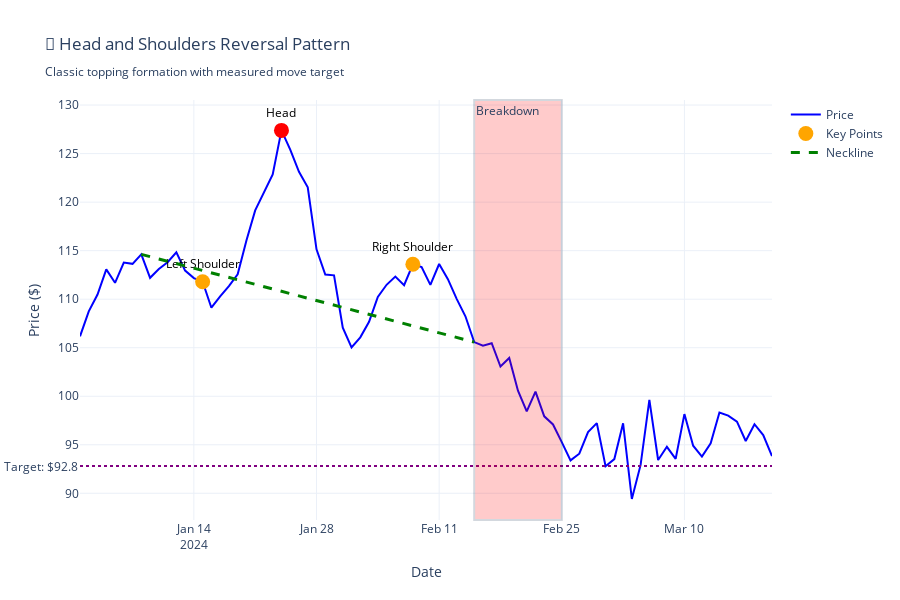

The code cell stored with this chart in its notebook:
### Code cell
# 2. HEAD AND SHOULDERS PATTERN - Classic Reversal Formation
def plot_head_and_shoulders():
    """Demonstrate Head and Shoulders reversal pattern"""
    
    fig = go.Figure()
    
    # Create data with H&S pattern
    np.random.seed(123)
    
    # Generate H&S structure
    days = 80
    dates = pd.date_range(start='2024-01-01', periods=days, freq='D')
    
    # Create the H&S pattern manually
    left_shoulder = 110 + 5 * np.sin(np.linspace(0, np.pi, 15))
    head_up = np.linspace(left_shoulder[-1], 125, 8)  # Up to head
    head_down = np.linspace(125, 105, 8)  # Down from head
    right_shoulder = 105 + 8 * np.sin(np.linspace(0, np.pi, 15))
    breakdown = np.linspace(right_shoulder[-1], 95, 10)  # Neckline break
    
    # Combine pattern parts
    hs_pattern = np.concatenate([
        [105], left_shoulder, head_up, head_down, right_shoulder, breakdown,
        95 + np.random.normal(0, 2, days - len(left_shoulder) - len(head_up) - len(head_down) - len(right_shoulder) - len(breakdown) - 1)
    ])
    
    # Ensure we have exactly 'days' points
    hs_pattern = hs_pattern[:days]
    
    # Add some noise
    hs_pattern += np.random.normal(0, 1, len(hs_pattern))
    
    # Plot the price pattern
    fig.add_trace(go.Scatter(
        x=dates,
        y=hs_pattern,
        mode='lines',
        name='Price',
        line=dict(color='blue', width=2)
    ))
    
    # Identify key points
    left_shoulder_peak = 14
    head_peak = 23
    right_shoulder_peak = 38
    neckline_left = 7
    neckline_right = 45
    
    # Mark key points
    key_points_x = [dates[left_shoulder_peak], dates[head_peak], dates[right_shoulder_peak]]
    key_points_y = [hs_pattern[left_shoulder_peak], hs_pattern[head_peak], hs_pattern[right_shoulder_peak]]
    
    fig.add_trace(go.Scatter(
        x=key_points_x,
        y=key_points_y,
        mode='markers+text',
        name='Key Points',
        marker=dict(size=15, color=['orange', 'red', 'orange']),
        text=['Left Shoulder', 'Head', 'Right Shoulder'],
        textposition=['top center', 'top center', 'top center'],
        textfont=dict(size=12, color='black')
    ))
    
    # Draw neckline
    neckline_y = [hs_pattern[neckline_left], hs_pattern[neckline_right]]
    neckline_x = [dates[neckline_left], dates[neckline_right]]
    
    fig.add_trace(go.Scatter(
        x=neckline_x,
        y=neckline_y,
        mode='lines',
        name='Neckline',
        line=dict(color='green', width=3, dash='dash')
    ))
    
    # Add volume bars (simplified)
    volumes = np.random.randint(1000000, 4000000, days)
    # Higher volume at breakdown
    volumes[50:60] *= 2
    
    # Add measured move target
    head_to_neckline = hs_pattern[head_peak] - np.mean(neckline_y)
    target_price = np.mean(neckline_y) - head_to_neckline
    
    fig.add_hline(
        y=target_price,
        line_dash="dot",
        line_color="purple",
        annotation_text=f"Target: ${target_price:.1f}",
        annotation_position="left"
    )
    
    # Highlight breakdown area
    fig.add_vrect(
        x0=dates[neckline_right], x1=dates[min(neckline_right + 10, len(dates)-1)],
        fillcolor="red", opacity=0.2,
        annotation_text="Breakdown", annotation_position="top left"
    )
    
    fig.update_layout(
        title='👤 Head and Shoulders Reversal Pattern<br><sub>Classic topping formation with measured move target</sub>',
        xaxis_title='Date',
        yaxis_title='Price ($)',
        template='plotly_white',
        height=600
    )
    
    return fig

hs_fig = plot_head_and_shoulders()
hs_fig.show()

print("👤 HEAD AND SHOULDERS PATTERN:")
print("=" * 45)
print("📊 STRUCTURE:")
print("• Left Shoulder: First peak with high volume")
print("• Head: Higher peak with often lower volume")  
print("• Right Shoulder: Lower peak, similar to left shoulder")
print("• Neckline: Support line connecting the two valleys")

print("\n🎯 TRADING RULES:")
print("✅ ENTRY: Break below neckline with volume")
print("🛑 STOP LOSS: Above right shoulder peak")
print("🎯 TARGET: Head-to-neckline distance projected down")
print("📊 VOLUME: Should increase on neckline break")

print("\n⚠️ CONFIRMATION SIGNALS:")
print("• Clean pattern formation over several weeks/months")
print("• Volume expansion on breakdown")
print("• Follow-through selling after break")
print("• Failed retest of neckline as resistance")

print("\n🔄 INVERSE HEAD AND SHOULDERS:")
print("• Same pattern but inverted (bottoming formation)")
print("• Entry above neckline break")
print("• Target measured upward from neckline")

### Figure 1 — Plotly figure (JSON) as saved in the notebook; plotly's stock layout.template omitted (floating-point values rounded to 4 significant figures)
{"data": [{"line": {"color": "blue", "width": 2}, "mode": "lines", "name": "Price", "type": "scatter", "x": ["2024-01-01T00:00:00.000000000", "2024-01-02T00:00:00.000000000", "2024-01-03T00:00:00.000000000", "2024-01-04T00:00:00.000000000", "2024-01-05T00:00:00.000000000", "2024-01-06T00:00:00.000000000", "2024-01-07T00:00:00.000000000", "2024-01-08T00:00:00.000000000", "2024-01-09T00:00:00.000000000", "2024-01-10T00:00:00.000000000", "2024-01-11T00:00:00.000000000", "2024-01-12T00:00:00.000000000", "2024-01-13T00:00:00.000000000", "2024-01-14T00:00:00.000000000", "2024-01-15T00:00:00.000000000", "2024-01-16T00:00:00.000000000", "2024-01-17T00:00:00.000000000", "2024-01-18T00:00:00.000000000", "2024-01-19T00:00:00.000000000", "2024-01-20T00:00:00.000000000", "2024-01-21T00:00:00.000000000", "2024-01-22T00:00:00.000000000", "2024-01-23T00:00:00.000000000", "2024-01-24T00:00:00.000000000", "2024-01-25T00:00:00.000000000", "2024-01-26T00:00:00.000000000", "2024-01-27T00:00:00.000000000", "2024-01-28T00:00:00.000000000", "2024-01-29T00:00:00.000000000", "2024-01-30T00:00:00.000000000", "2024-01-31T00:00:00.000000000", "2024-02-01T00:00:00.000000000", "2024-02-02T00:00:00.000000000", "2024-02-03T00:00:00.000000000", "2024-02-04T00:00:00.000000000", "2024-02-05T00:00:00.000000000", "2024-02-06T00:00:00.000000000", "2024-02-07T00:00:00.000000000", "2024-02-08T00:00:00.000000000", "2024-02-09T00:00:00.000000000", "2024-02-10T00:00:00.000000000", "2024-02-11T00:00:00.000000000", "2024-02-12T00:00:00.000000000", "2024-02-13T00:00:00.000000000", "2024-02-14T00:00:00.000000000", "2024-02-15T00:00:00.000000000", "2024-02-16T00:00:00.000000000", "2024-02-17T00:00:00.000000000", "2024-02-18T00:00:00.000000000", "2024-02-19T00:00:00.000000000", "2024-02-20T00:00:00.000000000", "2024-02-21T00:00:00.000000000", "2024-02-22T00:00:00.000000000", "2024-02-23T00:00:00.000000000", "2024-02-24T00:00:00.000000000", "2024-02-25T00:00:00.000000000", "2024-02-26T00:00:00.000000000", "2024-02-27T00:00:00.000000000", "2024-02-28T00:00:00.000000000", "2024-02-29T00:00:00.000000000", "2024-03-01T00:00:00.000000000", "2024-03-02T00:00:00.000000000", "2024-03-03T00:00:00.000000000", "2024-03-04T00:00:00.000000000", "2024-03-05T00:00:00.000000000", "2024-03-06T00:00:00.000000000", "2024-03-07T00:00:00.000000000", "2024-03-08T00:00:00.000000000", "2024-03-09T00:00:00.000000000", "2024-03-10T00:00:00.000000000", "2024-03-11T00:00:00.000000000", "2024-03-12T00:00:00.000000000", "2024-03-13T00:00:00.000000000", "2024-03-14T00:00:00.000000000", "2024-03-15T00:00:00.000000000", "2024-03-16T00:00:00.000000000", "2024-03-17T00:00:00.000000000", "2024-03-18T00:00:00.000000000", "2024-03-19T00:00:00.000000000", "2024-03-20T00:00:00.000000000"], "y": [106.2, 108.7, 110.5, 113.1, 111.7, 113.8, 113.6, 114.6, 112.2, 113.1, 113.8, 114.8, 112.9, 112.2, 111.8, 109.1, 110.3, 111.3, 112.6, 116.0, 119.1, 121.1, 122.8, 127.4, 125.4, 123.1, 121.5, 115.1, 112.5, 112.5, 107.1, 105.0, 106.1, 107.7, 110.2, 111.5, 112.3, 111.4, 113.6, 113.3, 111.5, 113.6, 112.1, 110.0, 108.2, 105.6, 105.2, 105.5, 103.1, 103.9, 100.6, 98.43, 100.5, 97.93, 97.1, 95.27, 93.39, 94.08, 96.31, 97.23, 92.79, 93.53, 97.22, 89.41, 92.93, 99.62, 93.43, 94.79, 93.54, 98.16, 94.9, 93.78, 95.16, 98.33, 98.01, 97.39, 95.39, 97.12, 96.0, 93.84]}, {"marker": {"color": ["orange", "red", "orange"], "size": 15}, "mode": "markers+text", "name": "Key Points", "text": ["Left Shoulder", "Head", "Right Shoulder"], "textfont": {"color": "black", "size": 12}, "textposition": ["top center", "top center", "top center"], "type": "scatter", "x": ["2024-01-15T00:00:00", "2024-01-24T00:00:00", "2024-02-08T00:00:00"], "y": [111.8, 127.4, 113.6]}, {"line": {"color": "green", "dash": "dash", "width": 3}, "mode": "lines", "name": "Neckline", "type": "scatter", "x": ["2024-01-08T00:00:00", "2024-02-15T00:00:00"], "y": [114.6, 105.6]}], "layout": {"annotations": [{"showarrow": false, "text": "Target: $92.8", "x": 0, "xanchor": "right", "xref": "x domain", "y": 92.81, "yanchor": "middle", "yref": "y"}, {"showarrow": false, "text": "Breakdown", "x": "2024-02-15T00:00:00", "xanchor": "left", "xref": "x", "y": 1, "yanchor": "top", "yref": "y domain"}], "height": 600, "shapes": [{"line": {"color": "purple", "dash": "dot"}, "type": "line", "x0": 0, "x1": 1, "xref": "x domain", "y0": 92.81, "y1": 92.81, "yref": "y"}, {"fillcolor": "red", "opacity": 0.2, "type": "rect", "x0": "2024-02-15T00:00:00", "x1": "2024-02-25T00:00:00", "xref": "x", "y0": 0, "y1": 1, "yref": "y domain"}], "title": {"text": "👤 Head and Shoulders Reversal Pattern<br><sub>Classic topping formation with measured move target</sub>"}, "xaxis": {"title": {"text": "Date"}}, "yaxis": {"title": {"text": "Price ($)"}}}}
